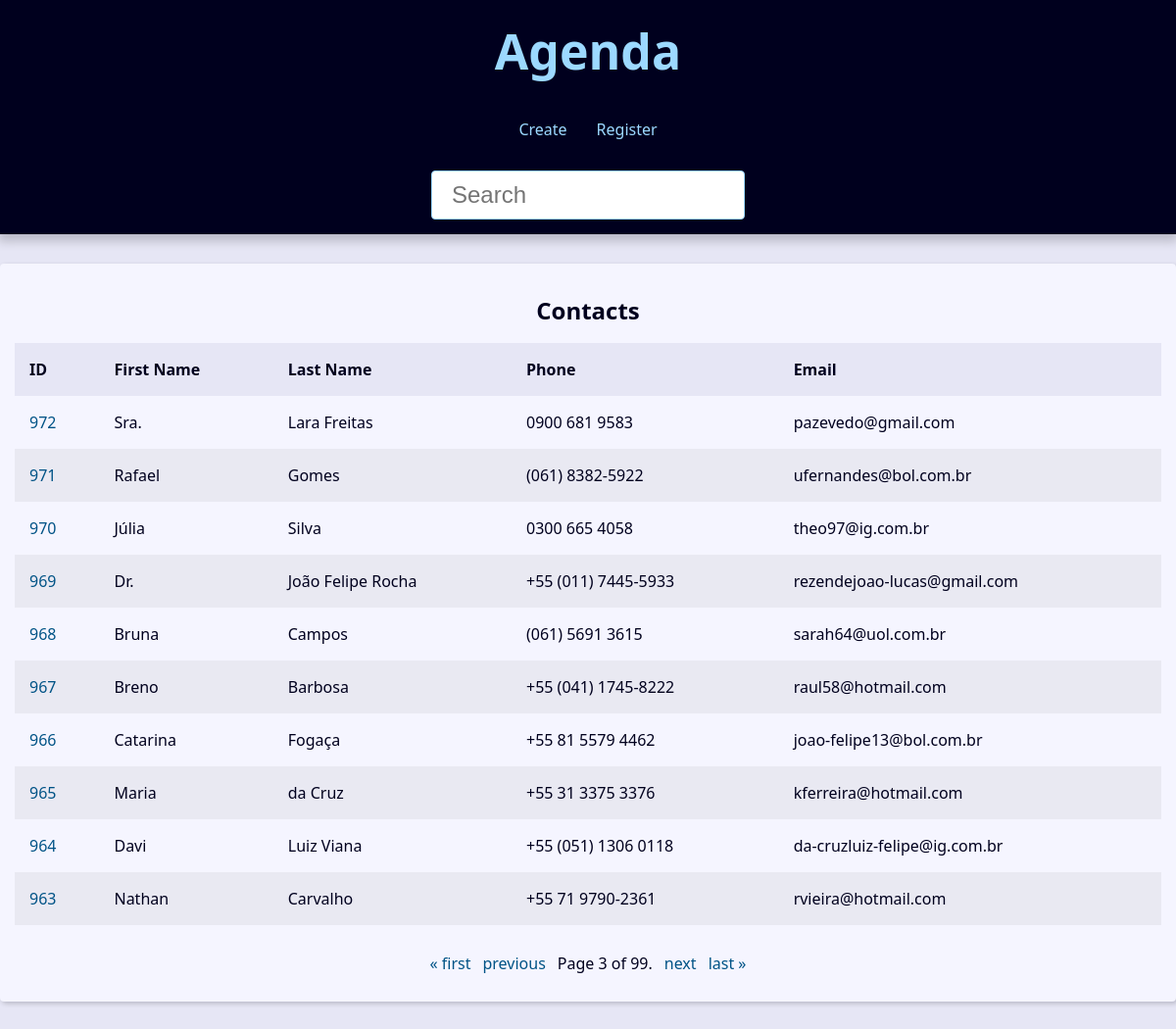
The app's page /?page=3&q= with its own data.
### contact/models.py (models this page shows, shortened)
class contact(models.Model):
    first_name = models.CharField(max_length=20)
    last_name = models.CharField(max_length=20)
    phone = models.CharField(max_length=15,verbose_name='Telefone')
    email = models.EmailField(max_length=254, blank=True)
    created_date = models.DateTimeField(default=timezone.now)
    description = models.TextField(blank=True)
    show = models.BooleanField(default=True)
    picture = models.ImageField(blank=True, upload_to='pictures/%Y/%m/')
    category = models.ForeignKey(Category, on_delete=models.SET_NULL,blank=True, null=True)
    owner = models.ForeignKey(User, on_delete=models.SET_NULL,blank=True, null=True)

### contact/views/contact_views.py (the view)
# urls.py: path('', views.index, name='index'),
def index(request):
    contacts = contact.objects.filter(show=True).order_by('-id')
    paginator = Paginator(contacts,10)
    page_number = request.GET.get("page")
    page_obj = paginator.get_page(page_number)
    context = {
        'page_obj' : page_obj,
        'site_nome' : 'Contatos - '
    }
    return render(request,
                'contact/index.html',
                context,
                )

### contact/templates/contact/index.html (shortened to what this page needs)
{% extends "base.html" %}
{% block content %}
{% if page_obj %}
    <div class="responsive-table">
            <table class="contacts-table">
                <caption class="table-caption">
                    Contacts
                </caption>
                <thead>
                    <tr class="table-row table-row-header">
                        <th class="table-header">ID</th>
                        <th class="table-header">First Name</th>
                        <th class="table-header">Last Name</th>
                        <th class="table-header">Phone</th>
                        <th class="table-header">Email</th>
                    </tr>
                </thead>
                <tbody>
                    {% for contact in page_obj %}
                        <tr class="table-row">
                            <td class="table-cel">
                            <a href="{% url 'contact:contatos' contact.id %}" class="table-link">
                                {{contact.id}}
                            </a>
                            </td>
                            <td class="table-cel">
                                {{contact.first_name}}
                            </td>
                            <td class="table-cel">
                                {{contact.last_name}}
                            </td>
                            <td class="table-cel">
                                {{contact.phone}}
                            </td>
                            <td class="table-cel">
                                {{contact.email}}
                            </td>
                        </tr>
                    {% endfor %}
                </tbody>
            </table>
        </div>
{% else %}
<div class="sigle-contact">
    <h1 class="single-contact-name">
        Nenhum contato encontrado!
    </h1>
</div>
{% endif %}
{% endblock content %}

### base/static/global/css/style.css (style rules this page uses)
:root { --spacing: 1.5rem; --link-dark-color: rgb(0, 83, 134); --link-light-color: rgb(156, 217, 255); --clr-white: rgb(245, 245, 255); --clr-black: rgb(0, 0, 30); --clr-light-gray: rgb(230, 230, 245); --clr-dark-shadow-5: rgba(0, 0, 10, 5%); --clr-dark-shadow-10: rgba(0, 0, 10, 10%); --clr-dark-shadow-20: rgba(0, 0, 10, 20%); --clr-light-shadow-5: rgba(200, 200, 255, 5%); --clr-light-shadow-10: rgba(200, 200, 255, 10%); --clr-light-shadow-20: rgba(200, 200, 255, 20%); --main-page-width: 120rem; --table-min-width: 60rem; --biggest-font-size: 5rem; --bigger-font-size: 4rem; --big-font-size: 3.2rem; --medium-font-size: 2.4rem; --small-font-size: 1.6rem; --smaller-font-size: 1.4rem; --smallest-font-size: 1.2rem; --transition-fast: 300ms; --transition-medium: 600ms; --transition-slow: 1s; --default-border-radius: 4px; }
*, *::before, *::after { margin: 0; padding: 0; box-sizing: border-box; }
html { font-size: 62.5%; }
body { font-family: system-ui, -apple-system, BlinkMacSystemFont, 'Segoe UI', Roboto, Oxygen, Ubuntu, Cantarell, 'Open Sans', 'Helvetica Neue', sans-serif; line-height: 1.5; font-size: var(--small-font-size); color: var(--clr-black); -webkit-font-smoothing: antialiased; background: var(--clr-light-gray); }
.responsive-table { width: 100%; overflow-x: auto; }
.contacts-table { width: 100%; min-width: var(--table-min-width); border-collapse: collapse; }
.table-caption { font-size: var(--medium-font-size); font-weight: bold; padding: var(--spacing); }
.table-row { text-align: left; text-overflow: ellipsis; transition: background-color var(--transition-fast) ease-in-out; }
.table-row:nth-of-type(2n) { background: var(--clr-dark-shadow-5); }
.table-row-header { background: var(--clr-light-gray); color: var(--clr-black); }
.table-cel, .table-header { padding: var(--spacing); }
.table-link { color: var(--link-dark-color); transition: color var(--transition-fast) ease-in-out; text-decoration: none; }

### records on screen
contact: id "972", first_name "Sra.", last_name "Lara Freitas", phone "0900 681 9583", email "pazevedo@gmail.com"
contact: id "971", first_name "Rafael", last_name "Gomes", phone "(061) 8382-5922", email "ufernandes@bol.com.br"
contact: id "970", first_name "Júlia", last_name "Silva", phone "0300 665 4058", email "theo97@ig.com.br"
contact: id "969", first_name "Dr.", last_name "João Felipe Rocha", phone "+55 (011) 7445-5933", email "rezendejoao-lucas@gmail.com"
contact: id "968", first_name "Bruna", last_name "Campos", phone "(061) 5691 3615", email "sarah64@uol.com.br"
contact: id "967", first_name "Breno", last_name "Barbosa", phone "+55 (041) 1745-8222", email "raul58@hotmail.com"
contact: id "966", first_name "Catarina", last_name "Fogaça", phone "+55 81 5579 4462", email "joao-felipe13@bol.com.br"
contact: id "965", first_name "Maria", last_name "da Cruz", phone "+55 31 3375 3376", email "kferreira@hotmail.com"
contact: id "964", first_name "Davi", last_name "Luiz Viana", phone "+55 (051) 1306 0118", email "da-cruzluiz-felipe@ig.com.br"
contact: id "963", first_name "Nathan", last_name "Carvalho", phone "+55 71 9790-2361", email "rvieira@hotmail.com"

### other values on screen
{{ page_obj.number }} "3"
{{ page_obj.paginator.num_pages }} "99"
